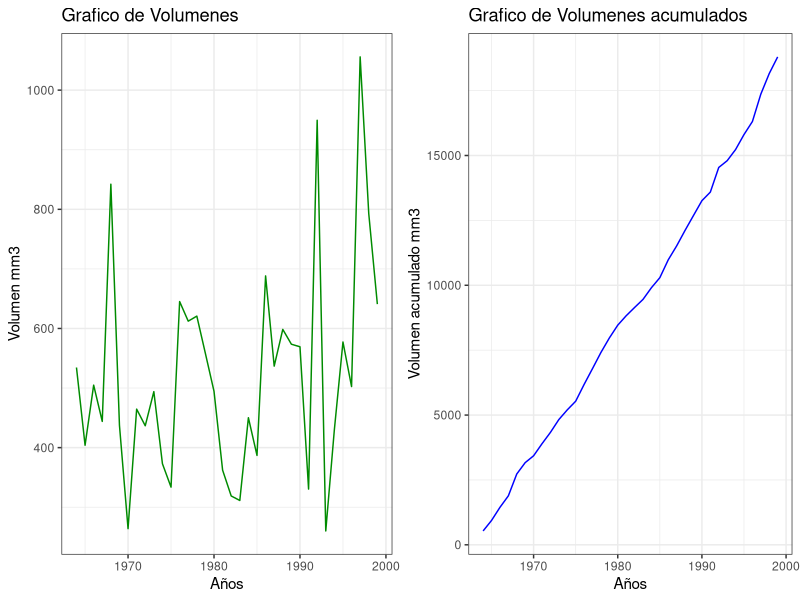
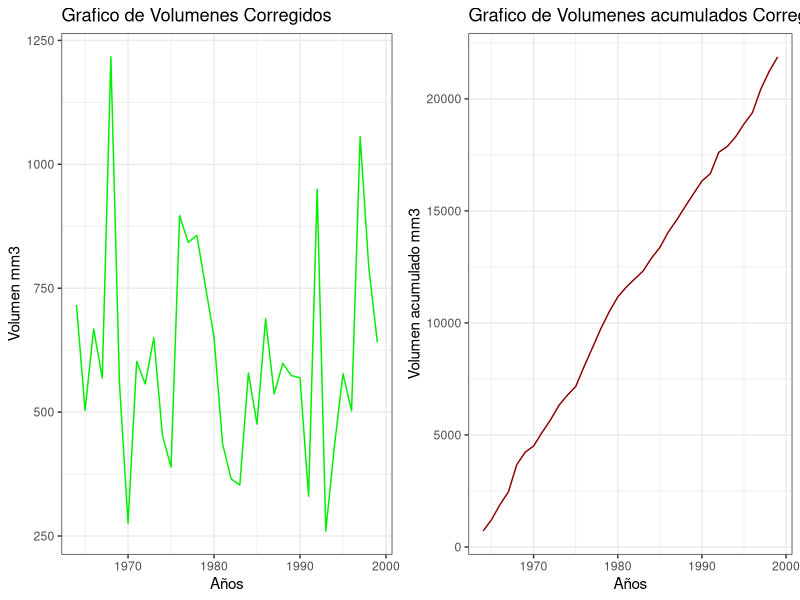
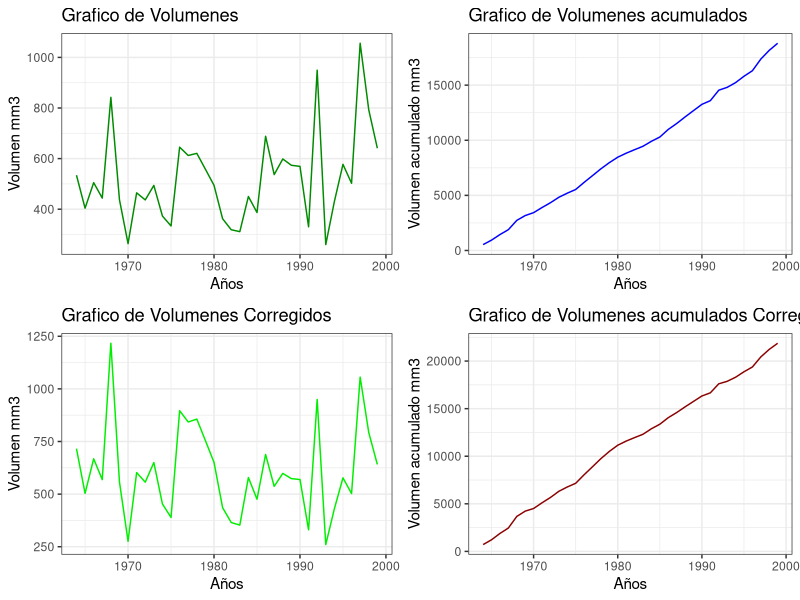
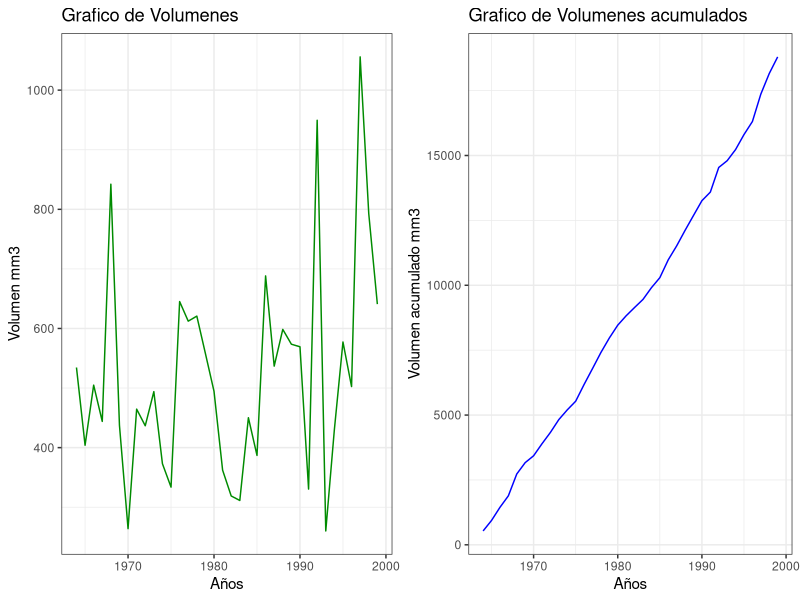
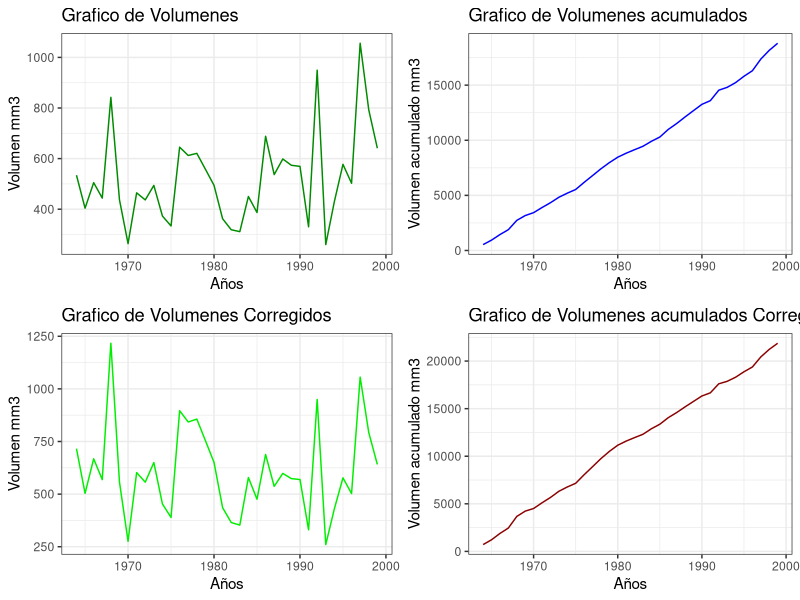

R code for these plots, in order:
# =========================================================================

# SCRIPT DEVELOPED FOR THE COURSE
# R PROGRAMMING IN HYDROLOGY
# USING THE DOUBLE MASS ANALYSIS METHODOLOGY
# FROM THE BOOK OF MAXIMO VILLON 

# SCIRPT DESARROLLADO PARA EL CURSO
# PROGRAMACION DE R EN HIDROLOGIA
# EMPLEANDO LA NMETODOLOGIA DEL ANALISIS DE DOBLE MASA
# DEL LIBRO DE MAXIMO VILLON

# =========================================================================

# Install and load libraries ----------------------------------------------

install.packages('zoo')
install.packages('tidyverse')
# install.packages('ggarrange')
install.packages('ggpubr')

library(zoo)
library(tidyverse)
# library(ggarrange)
library(ggpubr)

# Load data ---------------------------------------------------------------

Vol_data <- read.csv(file = 'Data.csv', header = T)
head(Vol_data)

# Transforming data -------------------------------------------------------

# transformed to zoo format
zoo_data <- zoo(x = Vol_data[-1], order.by = format(Vol_data[,1], format = '%Y'))

# transformed to data frame format
Vol_data2 <- data.frame(Vol_data) %>% 
  dplyr::mutate(VolAcum = cumsum(Vol_data[,2]))

Vol <- ggplot(data = Vol_data2, mapping = aes(x = Date, y = Vol_mm3)) +
  geom_line(col = 'green4') +  
  labs(title = 'Grafico de Volumenes',
       x = 'Años', y = 'Volumen mm3') + theme_bw()

VolAcum <- ggplot(data = Vol_data2, mapping = aes(x = Date, y = VolAcum)) +
  geom_line(col = 'blue') + 
  labs(title = 'Grafico de Volumenes acumulados',
       x = 'Años', y = 'Volumen acumulado mm3') + theme_bw()

plot_vol <- ggarrange(Vol, VolAcum)

plot_vol

# Save plot

ggsave(filename = 'Volumenes', plot = plot_vol, device = 'png',
       width = 2400, height = 1000, units = "px")

# Calculation of statistics ------------------------------------------------
# Calculo de estadisticos

# Period 1 1964 - 1985
# Period 2 1986 - 1999

# For period 1 1964 - 1985
Pr1 <- window(x = zoo_data, 
              start = 1964, 
              end = 1985)

n1 <- length(Pr1)
mean1 <- mean(Pr1)
sd1 <- sd(Pr1)
sd1_2 <- sd1^2

# For period 2 1986 - 1999
Pr2 <- window(x = zoo_data, 
              start = 1986, 
              end = 1999)

n2 <- length(Pr2)
mean2 <- mean(Pr2)
sd2 <- sd(Pr2)
sd2_2 <- sd2^2

# Evaluation in the consistency in the mean -------------------------------
# Evaluacion de la consistencia en la media

sp <- (((n1-1)*sd1_2 + (n2-1)*sd2_2)/(n1+n2-2))^0.5
sp

sd <- sp*(1/n1 + 1/n2)^0.5
sd

# t.test(zoo_data)

tc <- (mean1 - mean2) / sd

# t.test(Pr1, Pr2)
# qt(0.05 / 2, df = 34)

tt = 1.960 # Table A.5

# Conditional T-student and F-test ----------------------------------------
# Condicional para la prueba T-student y F-test

# if (abs(tc) == tt) {
#   print('NO SE CORRIGE')
# 
# } else {
# 
#   print('SE CORRIGE')
# 
# }

if (abs(tc) == tt) {
  print('NO SE CORRIGE')
  
} else {
  
  print('SE CORRIGE pureba T')
  
  if (sd2_2 > sd1_2) {
    
    print('Se calcula FC')
    
    Fc = sd2_2 / sd1_2
    # var.test(x = Pr2, y = Pr1)
    
  } else {
    
    print('No se caulula FC')
  
  }
  
}

# Correction for period 1 -------------------------------------------------
# Correccion del periodo 1

Corr <- ((Pr1 - mean1) / sd1 ) * sd2 + mean2

New_Vol <- rbind(Corr, Pr2)

class(New_Vol)

write.zoo(x = New_Vol, file = 'New_vol_c.csv', sep = ';')

# Plotting new corrected values -------------------------------------------
# Graficando nuevos valores corregidos

Vol_dataN <- data.frame(Date = as.integer(index(New_Vol)),
                        Vol_mm3 = as.numeric(New_Vol$Vol_mm3)) %>% 
  dplyr::mutate(VolAcum = as.numeric(cumsum(New_Vol)))

Vol2 <- ggplot(data = Vol_dataN, mapping = aes(x = Date, y = Vol_mm3)) +
  geom_line(col = 'green2') +  
  labs(title = 'Grafico de Volumenes Corregidos',
       x = 'Años', y = 'Volumen mm3') + 
  theme_bw()

VolAcum2 <- ggplot(data = Vol_dataN, mapping = aes(x = Date, y = VolAcum)) +
  geom_line(col = 'red4') + 
  labs(title = 'Grafico de Volumenes acumulados Corregidos',
       x = 'Años', y = 'Volumen acumulado mm3') + 
  theme_bw()

plot_vol2 <- ggarrange(Vol2, VolAcum2)
plot_vol2

plot_vol3 <- ggarrange(plot_vol, plot_vol2, nrow = 2)
plot_vol3

# saving graph

ggsave(filename = 'Volumenes_Corregidos', plot = plot_vol3, device = 'png',
       width = 3000, height = 1500, units = "px")

